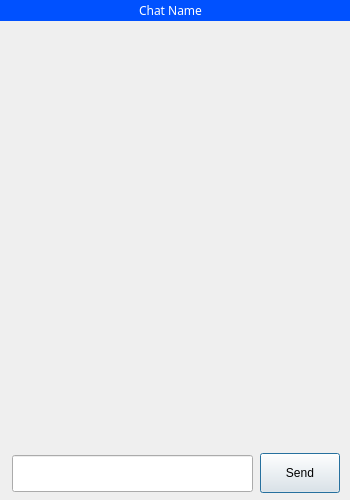
<?xml version="1.0" encoding="UTF-8"?>
<ui version="4.0">
 <class>ConversationWindow</class>
 <widget class="QDialog" name="ConversationWindow">
  <property name="geometry">
   <rect>
    <x>0</x>
    <y>0</y>
    <width>350</width>
    <height>500</height>
   </rect>
  </property>
  <property name="minimumSize">
   <size>
    <width>350</width>
    <height>500</height>
   </size>
  </property>
  <property name="maximumSize">
   <size>
    <width>350</width>
    <height>500</height>
   </size>
  </property>
  <property name="windowTitle">
   <string>Dialog</string>
  </property>
  <property name="styleSheet">
   <string notr="true">#ConversationWindow{background-image: url(:/back/background.jpg);}
</string>
  </property>
  <widget class="QPushButton" name="sendButton">
   <property name="geometry">
    <rect>
     <x>260</x>
     <y>453</y>
     <width>80</width>
     <height>40</height>
    </rect>
   </property>
   <property name="text">
    <string>Send</string>
   </property>
  </widget>
  <widget class="QLineEdit" name="lineEdit">
   <property name="geometry">
    <rect>
     <x>12</x>
     <y>455</y>
     <width>241</width>
     <height>37</height>
    </rect>
   </property>
  </widget>
  <widget class="QScrollArea" name="scrollArea">
   <property name="geometry">
    <rect>
     <x>0</x>
     <y>60</y>
     <width>351</width>
     <height>381</height>
    </rect>
   </property>
   <property name="sizePolicy">
    <sizepolicy hsizetype="Expanding" vsizetype="Fixed">
     <horstretch>0</horstretch>
     <verstretch>0</verstretch>
    </sizepolicy>
   </property>
   <property name="styleSheet">
    <string notr="true">background-color:transparent;</string>
   </property>
   <property name="frameShape">
    <enum>QFrame::NoFrame</enum>
   </property>
   <property name="frameShadow">
    <enum>QFrame::Plain</enum>
   </property>
   <property name="midLineWidth">
    <number>5</number>
   </property>
   <property name="verticalScrollBarPolicy">
    <enum>Qt::ScrollBarAlwaysOff</enum>
   </property>
   <property name="horizontalScrollBarPolicy">
    <enum>Qt::ScrollBarAlwaysOff</enum>
   </property>
   <property name="widgetResizable">
    <bool>true</bool>
   </property>
   <property name="alignment">
    <set>Qt::AlignLeading|Qt::AlignLeft|Qt::AlignTop</set>
   </property>
   <widget class="QWidget" name="scrollAreaWidgetContents">
    <property name="geometry">
     <rect>
      <x>0</x>
      <y>0</y>
      <width>351</width>
      <height>381</height>
     </rect>
    </property>
   </widget>
  </widget>
  <widget class="QLabel" name="dstLabel">
   <property name="geometry">
    <rect>
     <x>-20</x>
     <y>0</y>
     <width>381</width>
     <height>21</height>
    </rect>
   </property>
   <property name="font">
    <font>
     <family>HoloLens MDL2 Assets</family>
    </font>
   </property>
   <property name="styleSheet">
    <string notr="true">background-color: rgb(0, 81, 255);
text-align:center;
color: rgb(255, 255, 255);</string>
   </property>
   <property name="text">
    <string>Chat Name</string>
   </property>
   <property name="textFormat">
    <enum>Qt::PlainText</enum>
   </property>
   <property name="alignment">
    <set>Qt::AlignCenter</set>
   </property>
  </widget>
  <zorder>sendButton</zorder>
  <zorder>lineEdit</zorder>
  <zorder>dstLabel</zorder>
  <zorder>scrollArea</zorder>
 </widget>
 <resources/>
 <connections/>
</ui>
